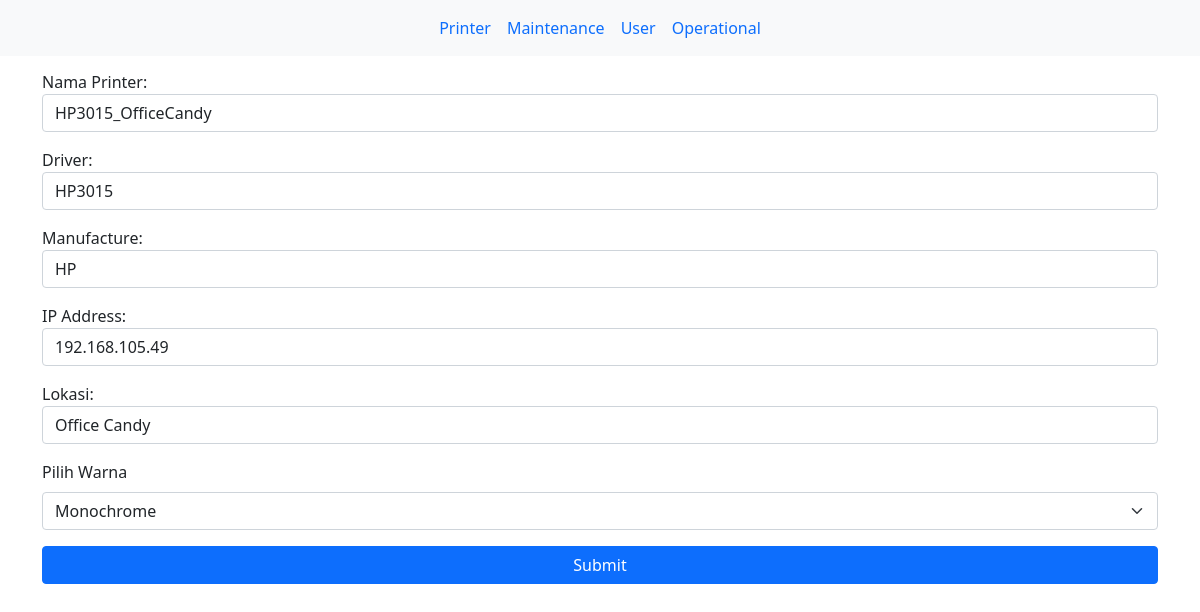
The page /printer/update/3 on the database its author committed.
### printer/models.py (models this page shows)
class Printer(models.Model):
  printer_name= models.CharField(max_length=255)
  driver= models.CharField(max_length=255)
  manufacture= models.CharField(max_length=255)
  ip_address = models.CharField(max_length=255)
  lokasi = models.CharField(max_length=255)
  warnatipe = models.TextChoices('Monochrome', 'Berwarna')
  warna = models.CharField(blank=True, choices=warnatipe.choices, max_length=255)

### printer/views.py (the view)
# urls.py: path('update/<int:id>', views.update, name='update'),
def update(request, id):
  myprinter = Printer.objects.get(id=id)
  template = loader.get_template('update.html')
  context = {
    'myprinter': myprinter,
  }
  return HttpResponse(template.render(context, request))

### printer/templates/update.html (shortened to what this page needs)
<!DOCTYPE html>
<html>
    <head>
        <link rel="stylesheet" href="https://cdn.jsdelivr.net/npm/bootstrap@5.1.3/dist/css/bootstrap.min.css">
    </head>
<body>
    <nav class="navbar navbar-expand-sm bg-light justify-content-center fixed-top">
        <ul class="navbar-nav">
            <li class="nav-item">
                <a class="nav-link" href="#">Printer</a>
            </li>
            <li class="nav-item">
                <a class="nav-link" href="#">Maintenance</a>
            </li>
            <li class="nav-item">
                <a class="nav-link" href="#">User</a>
            </li>
            <li class="nav-item">
                <a class="nav-link" href="#">Operational</a>
            </li>
        </ul>
    </nav>
<div class="container mt-3" style="margin-top:80px">
    <p class = "h2 text-center"> Edit Printer </h2>
    <form action="updaterecord/{{ myprinter.id }}" method='post'>
        <div class="mb-3 mt-3">
            <label for="printer">Nama Printer:</label>
            <input type="text" class="form-control" id="printer" placeholder="Nama Printer" name="printer_name" value="{{ myprinter.printer_name}}">
        </div>
        <div class="mb-3">
            <label for="printer">Driver:</label>
            <input type="text" class="form-control" id="printer" placeholder="Nama Driver" name="driver" value="{{ myprinter.driver }}">
        </div>
        <div class="mb-3">
            <label for="printer">Manufacture:</label>
            <input type="text" class="form-control" id="printer" placeholder="Manufacture" name="manufacture" value="{{ myprinter.manufacture}}">
        </div>
        <div class="mb-3">
            <label for="printer">IP Address:</label>
            <input type="text" class="form-control" id="printer" placeholder="IP Address" name="ip_address" value="{{ myprinter.ip_address }}">
        </div>
        <div class="mb-3">
            <label for="printer">Lokasi:</label>
            <input type="text" class="form-control" id="printer" placeholder="Lokasi" name="lokasi" value="{{ myprinter.lokasi }}">
        </div>
            <label for="printer" class="form-label">Pilih Warna</label>
            <select class="form-select" id="printer" name="warna" value="{{ myprinter.warna }}">
                <option>Monochrome</option>
            </select>
        <div class="d-grid">
             <button type="submit" class="btn btn-primary mt-3 btn-block">Submit</button>
        </div>
    </form>
  </div>
</body>
</html>

### rows shown on the page
Printer: printer_name "HP3015_OfficeCandy", driver "HP3015", manufacture "HP", ip_address "192.168.105.49", lokasi "Office Candy", warna "Monochrome"
